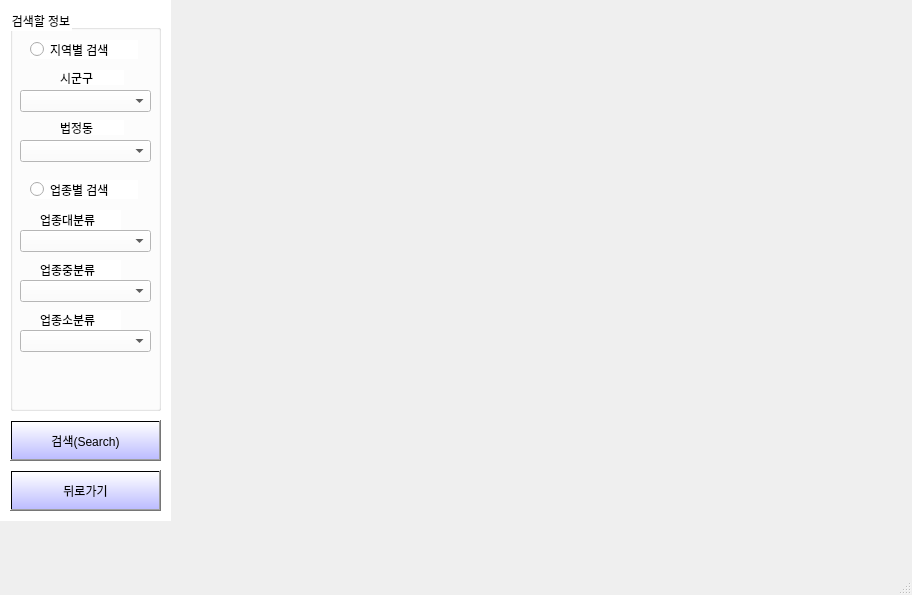
<?xml version="1.0" encoding="UTF-8"?>
<ui version="4.0">
 <class>MainWindow</class>
 <widget class="QMainWindow" name="MainWindow">
  <property name="geometry">
   <rect>
    <x>0</x>
    <y>0</y>
    <width>912</width>
    <height>595</height>
   </rect>
  </property>
  <property name="windowTitle">
   <string>MainWindow</string>
  </property>
  <widget class="QWidget" name="centralwidget">
   <widget class="QWidget" name="layout" native="true">
    <property name="styleSheet">
     <string notr="true">background-color:rgb(255, 255, 255)</string>
    </property>
    <widget class="QPushButton" name="searchButton">
     <property name="geometry">
      <rect>
       <x>10</x>
       <y>420</y>
       <width>151</width>
       <height>41</height>
      </rect>
     </property>
     <property name="styleSheet">
      <string notr="true">font: 9pt &quot;맑은 고딕&quot;;
background-color:qlineargradient(spread:pad, x0:1, y0:1, x0:1, y1:1, stop:0 rgba(170, 170, 255, 200), stop:1 rgba(255, 255, 255, 200))</string>
     </property>
     <property name="text">
      <string>검색(Search)</string>
     </property>
    </widget>
    <widget class="QGroupBox" name="groupBox">
     <property name="geometry">
      <rect>
       <x>10</x>
       <y>10</y>
       <width>151</width>
       <height>401</height>
      </rect>
     </property>
     <property name="styleSheet">
      <string notr="true">font: 9pt &quot;맑은 고딕&quot;;</string>
     </property>
     <property name="title">
      <string>검색할 정보</string>
     </property>
     <widget class="QRadioButton" name="byCategory">
      <property name="geometry">
       <rect>
        <x>20</x>
        <y>170</y>
        <width>108</width>
        <height>19</height>
       </rect>
      </property>
      <property name="styleSheet">
       <string notr="true">font: 9pt &quot;맑은 고딕&quot;;</string>
      </property>
      <property name="text">
       <string>업종별 검색</string>
      </property>
     </widget>
     <widget class="QRadioButton" name="byArea">
      <property name="geometry">
       <rect>
        <x>20</x>
        <y>30</y>
        <width>108</width>
        <height>19</height>
       </rect>
      </property>
      <property name="styleSheet">
       <string notr="true">font: 9pt &quot;맑은 고딕&quot;;</string>
      </property>
      <property name="text">
       <string>지역별 검색</string>
      </property>
     </widget>
     <widget class="QLabel" name="cityLabel">
      <property name="geometry">
       <rect>
        <x>50</x>
        <y>60</y>
        <width>64</width>
        <height>15</height>
       </rect>
      </property>
      <property name="styleSheet">
       <string notr="true">font: 9pt &quot;맑은 고딕&quot;;</string>
      </property>
      <property name="text">
       <string>시군구</string>
      </property>
     </widget>
     <widget class="QComboBox" name="cityBox">
      <property name="geometry">
       <rect>
        <x>10</x>
        <y>80</y>
        <width>131</width>
        <height>22</height>
       </rect>
      </property>
      <property name="styleSheet">
       <string notr="true">font: 9pt &quot;맑은 고딕&quot;;</string>
      </property>
     </widget>
     <widget class="QLabel" name="dongLabel">
      <property name="geometry">
       <rect>
        <x>50</x>
        <y>110</y>
        <width>64</width>
        <height>15</height>
       </rect>
      </property>
      <property name="styleSheet">
       <string notr="true">font: 9pt &quot;맑은 고딕&quot;;</string>
      </property>
      <property name="text">
       <string>법정동</string>
      </property>
     </widget>
     <widget class="QComboBox" name="dongBox">
      <property name="geometry">
       <rect>
        <x>10</x>
        <y>130</y>
        <width>131</width>
        <height>22</height>
       </rect>
      </property>
      <property name="styleSheet">
       <string notr="true">font: 9pt &quot;맑은 고딕&quot;;</string>
      </property>
     </widget>
     <widget class="QLabel" name="LCategoryLabel">
      <property name="geometry">
       <rect>
        <x>30</x>
        <y>200</y>
        <width>81</width>
        <height>20</height>
       </rect>
      </property>
      <property name="styleSheet">
       <string notr="true">font: 9pt &quot;맑은 고딕&quot;;</string>
      </property>
      <property name="text">
       <string>업종대분류</string>
      </property>
     </widget>
     <widget class="QComboBox" name="LCategoryBox">
      <property name="geometry">
       <rect>
        <x>10</x>
        <y>220</y>
        <width>131</width>
        <height>22</height>
       </rect>
      </property>
      <property name="styleSheet">
       <string notr="true">font: 9pt &quot;맑은 고딕&quot;;</string>
      </property>
     </widget>
     <widget class="QLabel" name="MCategoryLabel">
      <property name="geometry">
       <rect>
        <x>30</x>
        <y>250</y>
        <width>81</width>
        <height>20</height>
       </rect>
      </property>
      <property name="styleSheet">
       <string notr="true">font: 9pt &quot;맑은 고딕&quot;;</string>
      </property>
      <property name="text">
       <string>업종중분류</string>
      </property>
     </widget>
     <widget class="QComboBox" name="MCategoryBox">
      <property name="geometry">
       <rect>
        <x>10</x>
        <y>270</y>
        <width>131</width>
        <height>22</height>
       </rect>
      </property>
      <property name="styleSheet">
       <string notr="true">font: 9pt &quot;맑은 고딕&quot;;</string>
      </property>
     </widget>
     <widget class="QComboBox" name="SCategoryBox">
      <property name="geometry">
       <rect>
        <x>10</x>
        <y>320</y>
        <width>131</width>
        <height>22</height>
       </rect>
      </property>
      <property name="styleSheet">
       <string notr="true">font: 9pt &quot;맑은 고딕&quot;;</string>
      </property>
     </widget>
     <widget class="QLabel" name="SCategoryLabel">
      <property name="geometry">
       <rect>
        <x>30</x>
        <y>300</y>
        <width>81</width>
        <height>20</height>
       </rect>
      </property>
      <property name="styleSheet">
       <string notr="true">font: 9pt &quot;맑은 고딕&quot;;</string>
      </property>
      <property name="text">
       <string>업종소분류</string>
      </property>
     </widget>
    </widget>
    <widget class="QPushButton" name="backButton">
     <property name="geometry">
      <rect>
       <x>10</x>
       <y>470</y>
       <width>151</width>
       <height>41</height>
      </rect>
     </property>
     <property name="styleSheet">
      <string notr="true">font: 9pt &quot;맑은 고딕&quot;;
background-color:qlineargradient(spread:pad, x0:1, y0:1, x0:1, y1:1, stop:0 rgba(170, 170, 255, 200), stop:1 rgba(255, 255, 255, 200))</string>
     </property>
     <property name="text">
      <string>뒤로가기</string>
     </property>
    </widget>
   </widget>
  </widget>
  <widget class="QMenuBar" name="menubar">
   <property name="geometry">
    <rect>
     <x>0</x>
     <y>0</y>
     <width>912</width>
     <height>26</height>
    </rect>
   </property>
  </widget>
  <widget class="QStatusBar" name="statusbar"/>
 </widget>
 <resources/>
 <connections/>
</ui>
